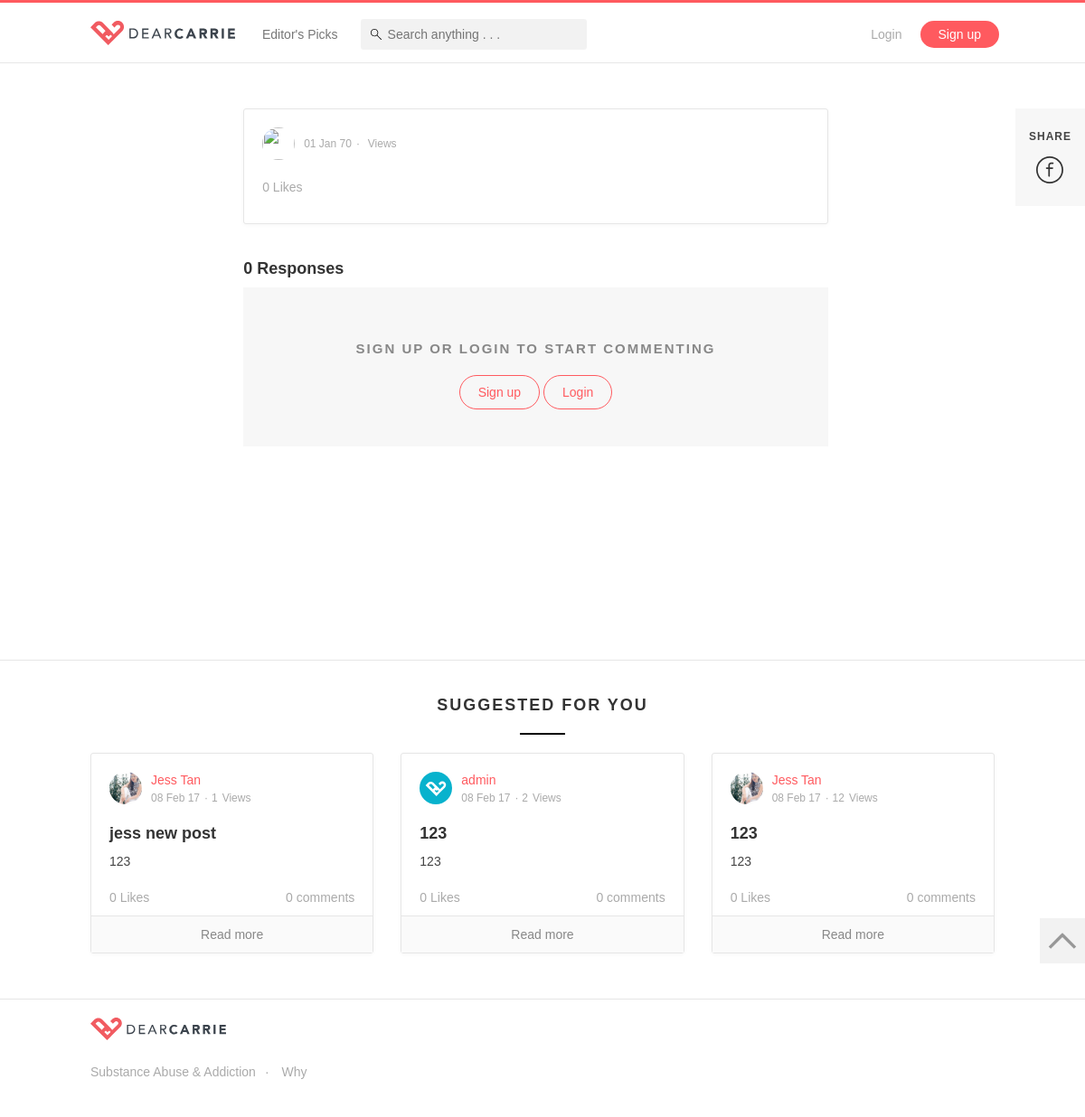
Page /post?postID=1 on the committed database.
### tables this page shows
CREATE TABLE `posts` (
  `id` int(11) NOT NULL,
  `userid` int(11) DEFAULT NULL,
  `title` varchar(255) DEFAULT NULL,
  `description` text,
  `timestamp` timestamp NOT NULL DEFAULT CURRENT_TIMESTAMP ON UPDATE CURRENT_TIMESTAMP,
  `score` double NOT NULL DEFAULT '0',
  `likes` int(11) NOT NULL DEFAULT '0',
  `comments` int(11) NOT NULL DEFAULT '0',
  `views` int(11) NOT NULL DEFAULT '0',
  `published` int(11) NOT NULL DEFAULT '1'
);

CREATE TABLE `users` (
  `id` int(11) NOT NULL,
  `name` varchar(255) NOT NULL,
  `email` varchar(255) NOT NULL,
  `password` char(32) NOT NULL,
  `role` varchar(255) NOT NULL DEFAULT 'normal',
  `affliate` varchar(255) DEFAULT 'website',
  `image` varchar(255) NOT NULL DEFAULT 'images/default.svg',
  `description` varchar(255) NOT NULL,
  `datejoin` timestamp NOT NULL DEFAULT CURRENT_TIMESTAMP,
  `active` int(11) NOT NULL DEFAULT '1'
);

CREATE TABLE `topics` (
  `id` int(11) NOT NULL,
  `main_image` varchar(255) NOT NULL,
  `background` varchar(255) NOT NULL,
  `title` varchar(255) NOT NULL,
  `short_desc` varchar(255) NOT NULL,
  `description` text NOT NULL,
  `date` timestamp NOT NULL DEFAULT CURRENT_TIMESTAMP ON UPDATE CURRENT_TIMESTAMP,
  `followers` int(11) NOT NULL DEFAULT '0',
  `posts` int(11) NOT NULL DEFAULT '0',
  `url` varchar(255) NOT NULL,
  `tel` varchar(255) NOT NULL,
  `type` varchar(255) NOT NULL,
  `order_num` int(11) NOT NULL,
  `score` double NOT NULL DEFAULT '0',
  `published` int(11) NOT NULL DEFAULT '1'
);

### controllers/commonFunctions.php (called while the page is built, shortened)
<?php
function checkLogin() {
	if(isset($_SESSION["role"])) {
		return false;
	}
	else {
		return true;
	}
}
function connectToDataBase() {
	$theLineToDatabase =  mysqli_connect("localhost","root","root","dearcarrie");
	if(!$theLineToDatabase) {
		header("location: error.php?msg=Database connection first error");
		exit();
	}
	else {
	  return $theLineToDatabase;
	}
}
function getPostByID($id) {
	$conn = connectToDataBase();
	$sql = "SELECT * FROM posts WHERE id = '$id'";
	$result = $conn->query($sql);
	$value = $result->fetch_assoc();
	return $value;
}
function getUserByID($id) {
	$conn = connectToDataBase();
	$sql = "SELECT * FROM users WHERE id = '$id'";
	$result = $conn->query($sql);
	$value = $result->fetch_assoc();
	return $value;
}
function suggestedPost() {
	$conn = connectToDataBase();
	$sql = "SELECT * FROM posts WHERE published = 1 ORDER BY id DESC LIMIT 3";
	$result = $conn->query($sql);
	$resArr = array();
	if ($result->num_rows > 0) {
		 while($row = $result->fetch_assoc()) {
			 $resArr[] = $row;
		 }
	} else {
	}
	return $resArr;
}
function displayAllTopicsOrderByTitleAsc() {
	$conn = connectToDataBase();
	$sql = "SELECT * FROM topics ORDER BY title ASC";
	$result = $conn->query($sql);
	$resArr = array();
	if ($result->num_rows > 0) {
		 while($row = $result->fetch_assoc()) {
			 $resArr[] = $row;
		 }
	} else {
	}
	return $resArr;
}
function displayCuratedTopics() {
	$conn = connectToDataBase();
	$sql = "SELECT * FROM topics WHERE type = 'curated' ORDER BY title";
	$result = $conn->query($sql);
	$resArr = array();
	if ($result->num_rows > 0) {
		 while($row = $result->fetch_assoc()) {
			 $resArr[] = $row;
		 }
	}
	return $resArr;
}
function countPostLikes($id) {
	$conn = connectToDataBase();
	$sql = "SELECT COUNT(*) AS total FROM post_like WHERE postid='$id'";
	$result = $conn->query($sql);
	$value = $result->fetch_assoc();
	return $value["total"];
}
function countCommentsByPostID($id) {
	$conn = connectToDataBase();
	$sql = "SELECT COUNT(*) AS total FROM comments WHERE postid='$id'";
	$result = $conn->query($sql);
	$value = $result->fetch_assoc();
	return $value["total"];
}
function getPostTopics ($postid) {
	$conn = connectToDataBase();
	$sql = "SELECT c.topicid AS topicid, t.title AS title
					FROM topics t
					INNER JOIN curation c on c.topicid = t.id
					WHERE c.postid = '$postid'
					";
	$result = $conn->query($sql);
	$resArr = array();
	return $resArr;
}
function calculateDays($date) {
	return date('d M y',strtotime($date));
}
?>

### controllers/templates.php (the view, shortened to what this page needs)
<?php
  include('commonFunctions.php');
?>
<?php
function head($title){
?>
  <head>
    <link href="css/bootstrap.min.css" rel="stylesheet">
    <link href="css/animate.css" rel="stylesheet">
    <link href="css/style.css" rel="stylesheet">
  </head>
<?php
}
function navbar() {
  $curatedTopics = displayCuratedTopics();
?>
  <nav class="navbar navbar-default navbar-fixed-top">
    <div class="container-fluid page-container">
      <div class="navbar-header">
        <a class="navbar-brand" href="index"><img alt="brand" src="images/logo.svg" width="160px;"></a>
      </div>
      <div class="collapse navbar-collapse" id="bs-example-navbar-collapse-1">
        <ul class="nav navbar-nav hide-mobile">
          <li>
            <a href="topic">Editor's Picks</a>
          </li>
        </ul>
        <form id="myForm" class="navbar-form navbar-left hide-mobile" action="search" method="get">
            <input required id="search_keyword_id" type="text" class="search_keyword nav-search" placeholder="Search anything . . ." name="search_keyword_id" autocomplete="off">
        </form>
        <ul class="nav navbar-nav navbar-right">
          <?php if (checkLogin() && empty($_SESSION['FBID'])) { ?>
          <li><a href="login" class="light-text">Login</a></li>
          <li><a href="signup" class="cta-btn">Sign up</a></li>
          <?php } ?>
        </ul>
      </div>
    </div>
  </nav>
<?php
}
?>
<?php
function suggestedCard($id) {
  $post = getPostByID($id);
  $user = getUserByID($post["userid"]);
  $postLikeCount = countPostLikes($id);
  $commentCount = countCommentsByPostID($id);
?>
<div class="card">
  <div class="header">
    <div class="image">
      <a href="profile?userID=<?=$user["id"];?>"><img src="<?=$user["image"];?>"></a>
    </div>
    <div class="author-details">
      <div>
        <a href="profile?userID=<?=$user["id"];?>"><?=$user["name"];?></a>
      </div>
      <div class="date"><?php echo calculateDays($post['timestamp']); ?></div>
      <div class="views"><?=$post["views"];?></div>
    </div>
  </div>
  <div class="content short">
    <a href="post?postID=<?=$post["id"];?>">
      <h4><?=$post["title"];?></h4>
      <p><?=$post["description"];?></p>
    </a>
  </div>
  <div class="footer">
    <div class="float-left">
      <?php
        if (!checkLogin()) {
          if ($likedPost) {
      ?>
            <form class="like-inline">
              <input onclick="unlikePost(this.id, <?=$_SESSION['userid'];?>,<?=$id?>);" class="star-icon active" id="likePostBtn<?=$id;?>" type="button">
              <p><?=$postLikeCount;?> Likes</p>
            </form>
      <?php
          } else {
      ?>
            <form class="like-inline">
              <input onclick="likePost(this.id, <?=$_SESSION['userid'];?>,<?=$id?>);" class="star-icon" id="unlikePostBtn<?=$id;?>" type="button">
              <p><?=$postLikeCount;?> Likes</p>
            </form>
      <?php
          }
        }
        else {
      ?>
          <p><?=$postLikeCount;?> Likes</p>
      <?php
        }
      ?>
    </div>
    <div class="float-right">
      <a href="post?postID=<?=$id;?>"><?=$commentCount?> comments</a>
    </div>
  </div>
  <a href="post?postID=<?=$id;?>" class="read-more-footer">Read more</a>
</div>
<?php
}
?>
<?php
function cardExpand($postID) {
  $post = getPostByID($postID);
  $user = getUserByID($post["userid"]);
  $postLikeCount = countPostLikes($postID);
?>
  <div class="card mBottom-40 edit">
    <div class="header">
      <div class="image">
        <a href="profile?userID=<?=$user["id"];?>"><img src="<?=$user["image"];?>"></a>
      </div>
      <div class="author-details">
             <?php
                $topics = getPostTopics($postID);
            ?>
        <div class="date"><?php echo calculateDays($post['timestamp']); ?></div>
        <div class="views"><?=$post["views"];?></div>
      </div>
    </div>
    <div class="footer">
      <div class="float-left">
        <?php
          if (!checkLogin()) {
            if ($likedPost) {
        ?>
              <form class="like-inline">
                <input onclick="unlikePost(this.id,<?=$_SESSION['userid'];?>,<?=$post['id']?>);" class="star-icon active" id="likePostBtn" type="button">
                <p><?=$postLikeCount;?> Likes</p>
              </form>
        <?php
            } else {
        ?>
              <form class="like-inline">
                <input onclick="likePost(this.id,<?=$_SESSION['userid'];?>,<?=$post['id']?>);" class="star-icon" id="unlikePostBtn" type="button">
                <p><?=$postLikeCount;?> Likes</p>
              </form>
        <?php
            }
          }
          else {
        ?>
            <p><?=$postLikeCount;?> Likes</p>
        <?php
          }
        ?>
      </div>
    </div>
  </div>
<?php
}
?>
<?php
function scrollTopBtn() {
?>
  <a class="top-btn" onclick="scrollToTop();" href="javascript:;"></a>
<?php
}
function footer() {
  $topics = displayAllTopicsOrderByTitleAsc();
?>
  <footer class="footer">
    <div class="page-container">
      <div class="row">
        <div class="col-sm-12">
          <img src="images/logo.svg" class="logo">
        </div>
        <div class="col-sm-12">
          <ul>
            <?php
              $i = 1;
              foreach($topics as $topic) {
                if ($i % 1 == 0) {
            ?>
                <li><a href="topicDetails?topicID=<?=$topic['id'];?>"><?=$topic["title"];?></a></li>
            <?php
                }
                $i++;
              }
            ?>
          </ul>
        </div>
      </div>
    </div>
  </footer>
<?php
}
?>

### post.php (shortened to what this page needs)
<!DOCTYPE html>
<?php
  include('controllers/templates.php');
  $postID = $_GET["postID"];
  $post = getPostByID($postID);
  $suggestedPosts = suggestedPost();
  $commentCount = countCommentsByPostID($postID);
?>
<html lang="en">
  <?php head($post["title"], $post["title"]); ?>
  <body>
    <?= scrollTopBtn(); ?>
    <?= navbar(); ?>
    <div class="page-container">
      <div class="fixed-share-sidebar">
          <h4>Share</h4>
          <ul>
              <li><a href="http://facebook.com/share.php?u=<?php echo "http://".$_SERVER['HTTP_HOST'].$_SERVER['REQUEST_URI'];?>" data-image="images/logo.svg" data-title="<?php echo $post['title'];?>" data-desc="<?php echo $post['description'];?>" class="fb_share" target="_blank"><img src="images/facebook.svg"></a></li>
          </ul>
      </div>
      <div class="row">
        <div class="col-sm-8 col-sm-offset-2">
            <?= cardExpand($post["id"]); ?>
              <h4><?php if ($commentCount != 0) { echo $commentCount; } else { echo '0'; } ?> Responses</h4>
              <?php if(isset($_SESSION["userid"])){
                if ($_SESSION["userid"] != "") { ?>
                  <form action="addCommentProcess" method="post" class="comment-box">
                      <input type="hidden" name="postid" value="<?=$postID;?>">
                      <textarea name="comment" placeholder="Write a comment..." onkeyup="auto_grow(this)" required></textarea>
                      <button class="primary-line-btn" type="submit" id="commentsDiv">Submit</button>
                  </form>
                  <hr/>
              <?php } } else { ?>
                <div class="post-empty-state mBottom-20">
                    <div>
                        <h4>Sign up or login to start commenting</h4>
                        <a class="primary-line-btn" href="signup">Sign up</a>
                        <a class="primary-line-btn" href="login">Login</a>
                    </div>
                </div>
              <?php } ?>
        </div>
      </div>
    </div>
    <div class="suggested-container">
        <div class="page-container">
            <h4 class="hero-center">Suggested For You</h4>
            <div class="row">
                <?php foreach($suggestedPosts as $posts) { ?>
                <div class="col-sm-4">
                    <?php suggestedCard($posts["id"]); ?>
                </div>
                <?php } ?>
            </div>
        </div>
    </div>
    <?= footer(); ?>
  </body>
</html>

### rows in the picture
posts: userid.image (picture), userid.name "Jess Tan", timestamp "08 Feb 17", views "1", title "jess new post", description "123", postLikeCount "0", commentCount "0"
posts: userid.image (placeholder picture), userid.name "admin", timestamp "08 Feb 17", views "2", title "123", description "123", postLikeCount "0", commentCount "0"
posts: userid.image (picture), userid.name "Jess Tan", timestamp "08 Feb 17", views "12", title "123", description "123", postLikeCount "0", commentCount "0"
topics: title "Substance Abuse & Addiction"
topics: title "Why"

### other values in the picture
calculateDays($post['timestamp']) "01 Jan 70"
$postLikeCount "0"
